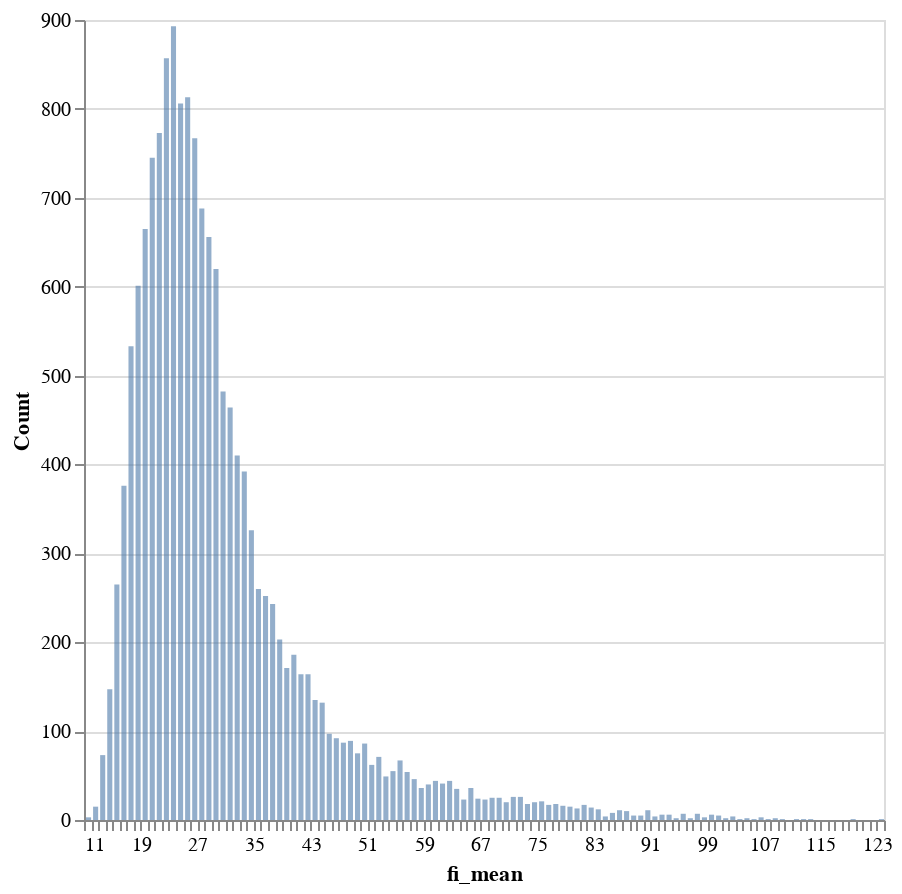

The code cell stored with this chart in its notebook:
### Code cell
alt.Chart(read_df).mark_bar(opacity=0.6).encode(
    alt.X('fi_mean:Q', bin=alt.Bin(maxbins=200), title='fi_mean'),
    alt.Y('count()', title='Count'),
).properties(
    width=400,
    height=400
)

### Figure 1 — Vega specification as saved in the notebook (floating-point values rounded to 4 significant figures)
{"$schema": "https://vega.github.io/schema/vega/v5.json", "data": [{"name": "source_0", "values": [{"__count": 745, "bin_maxbins_200_fi_mean": 20.0, "bin_maxbins_200_fi_mean_end": 21.0}, {"__count": 688, "bin_maxbins_200_fi_mean": 27.0, "bin_maxbins_200_fi_mean_end": 28.0}, {"__count": 773, "bin_maxbins_200_fi_mean": 21.0, "bin_maxbins_200_fi_mean_end": 22.0}, {"__count": 813, "bin_maxbins_200_fi_mean": 25.0, "bin_maxbins_200_fi_mean_end": 26.0}, {"__count": 893, "bin_maxbins_200_fi_mean": 23.0, "bin_maxbins_200_fi_mean_end": 24.0}, {"__count": 186, "bin_maxbins_200_fi_mean": 40.0, "bin_maxbins_200_fi_mean_end": 41.0}, {"__count": 533, "bin_maxbins_200_fi_mean": 17.0, "bin_maxbins_200_fi_mean_end": 18.0}, {"__count": 376, "bin_maxbins_200_fi_mean": 16.0, "bin_maxbins_200_fi_mean_end": 17.0}, {"__count": 265, "bin_maxbins_200_fi_mean": 15.0, "bin_maxbins_200_fi_mean_end": 16.0}, {"__count": 482, "bin_maxbins_200_fi_mean": 30.0, "bin_maxbins_200_fi_mean_end": 31.0}, {"__count": 857, "bin_maxbins_200_fi_mean": 22.0, "bin_maxbins_200_fi_mean_end": 23.0}, {"__count": 326, "bin_maxbins_200_fi_mean": 34.0, "bin_maxbins_200_fi_mean_end": 35.0}, {"__count": 665, "bin_maxbins_200_fi_mean": 19.0, "bin_maxbins_200_fi_mean_end": 20.0}, {"__count": 767, "bin_maxbins_200_fi_mean": 26.0, "bin_maxbins_200_fi_mean_end": 27.0}, {"__count": 601, "bin_maxbins_200_fi_mean": 18.0, "bin_maxbins_200_fi_mean_end": 19.0}, {"__count": 620, "bin_maxbins_200_fi_mean": 29.0, "bin_maxbins_200_fi_mean_end": 30.0}, {"__count": 71, "bin_maxbins_200_fi_mean": 52.0, "bin_maxbins_200_fi_mean_end": 53.0}, {"__count": 806, "bin_maxbins_200_fi_mean": 24.0, "bin_maxbins_200_fi_mean_end": 25.0}, {"__count": 171, "bin_maxbins_200_fi_mean": 39.0, "bin_maxbins_200_fi_mean_end": 40.0}, {"__count": 54, "bin_maxbins_200_fi_mean": 56.0, "bin_maxbins_200_fi_mean_end": 57.0}, {"__count": 252, "bin_maxbins_200_fi_mean": 36.0, "bin_maxbins_200_fi_mean_end": 37.0}, {"__count": 410, "bin_maxbins_200_fi_mean": 32.0, "bin_maxbins_200_fi_mean_end": 33.0}, {"__count": 164, "bin_maxbins_200_fi_mean": 42.0, "bin_maxbins_200_fi_mean_end": 43.0}, {"__count": 260, "bin_maxbins_200_fi_mean": 35.0, "bin_maxbins_200_fi_mean_end": 36.0}, {"__count": 464, "bin_maxbins_200_fi_mean": 31.0, "bin_maxbins_200_fi_mean_end": 32.0}, {"__count": 392, "bin_maxbins_200_fi_mean": 33.0, "bin_maxbins_200_fi_mean_end": 34.0}, {"__count": 656, "bin_maxbins_200_fi_mean": 28.0, "bin_maxbins_200_fi_mean_end": 29.0}, {"__count": 41, "bin_maxbins_200_fi_mean": 61.0, "bin_maxbins_200_fi_mean_end": 62.0}, {"__count": 92, "bin_maxbins_200_fi_mean": 46.0, "bin_maxbins_200_fi_mean_end": 47.0}, {"__count": 132, "bin_maxbins_200_fi_mean": 44.0, "bin_maxbins_200_fi_mean_end": 45.0}, {"__count": 135, "bin_maxbins_200_fi_mean": 43.0, "bin_maxbins_200_fi_mean_end": 44.0}, {"__count": 46, "bin_maxbins_200_fi_mean": 57.0, "bin_maxbins_200_fi_mean_end": 58.0}, {"__count": 18, "bin_maxbins_200_fi_mean": 73.0, "bin_maxbins_200_fi_mean_end": 74.0}, {"__count": 147, "bin_maxbins_200_fi_mean": 14.0, "bin_maxbins_200_fi_mean_end": 15.0}, {"__count": 6, "bin_maxbins_200_fi_mean": 92.0, "bin_maxbins_200_fi_mean_end": 93.0}, {"__count": 89, "bin_maxbins_200_fi_mean": 48.0, "bin_maxbins_200_fi_mean_end": 49.0}, {"__count": 73, "bin_maxbins_200_fi_mean": 13.0, "bin_maxbins_200_fi_mean_end": 14.0}, {"__count": 87, "bin_maxbins_200_fi_mean": 47.0, "bin_maxbins_200_fi_mean_end": 48.0}, {"__count": 97, "bin_maxbins_200_fi_mean": 45.0, "bin_maxbins_200_fi_mean_end": 46.0}, {"__count": 243, "bin_maxbins_200_fi_mean": 37.0, "bin_maxbins_200_fi_mean_end": 38.0}, {"__count": 62, "bin_maxbins_200_fi_mean": 51.0, "bin_maxbins_200_fi_mean_end": 52.0}, {"__count": 75, "bin_maxbins_200_fi_mean": 49.0, "bin_maxbins_200_fi_mean_end": 50.0}, {"__count": 164, "bin_maxbins_200_fi_mean": 41.0, "bin_maxbins_200_fi_mean_end": 42.0}, {"__count": 17, "bin_maxbins_200_fi_mean": 81.0, "bin_maxbins_200_fi_mean_end": 82.0}, {"__count": 203, "bin_maxbins_200_fi_mean": 38.0, "bin_maxbins_200_fi_mean_end": 39.0}, {"__count": 67, "bin_maxbins_200_fi_mean": 55.0, "bin_maxbins_200_fi_mean_end": 56.0}, {"__count": 25, "bin_maxbins_200_fi_mean": 69.0, "bin_maxbins_200_fi_mean_end": 70.0}, {"__count": 55, "bin_maxbins_200_fi_mean": 54.0, "bin_maxbins_200_fi_mean_end": 55.0}, {"__count": 86, "bin_maxbins_200_fi_mean": 50.0, "bin_maxbins_200_fi_mean_end": 51.0}, {"__count": 23, "bin_maxbins_200_fi_mean": 64.0, "bin_maxbins_200_fi_mean_end": 65.0}, {"__count": 26, "bin_maxbins_200_fi_mean": 72.0, "bin_maxbins_200_fi_mean_end": 73.0}, {"__count": 21, "bin_maxbins_200_fi_mean": 75.0, "bin_maxbins_200_fi_mean_end": 76.0}, {"__count": 26, "bin_maxbins_200_fi_mean": 71.0, "bin_maxbins_200_fi_mean_end": 72.0}, {"__count": 6, "bin_maxbins_200_fi_mean": 93.0, "bin_maxbins_200_fi_mean_end": 94.0}, {"__count": 1, "bin_maxbins_200_fi_mean": 111.0, "bin_maxbins_200_fi_mean_end": 112.0}, {"__count": 1, "bin_maxbins_200_fi_mean": 123.0, "bin_maxbins_200_fi_mean_end": 124.0}, {"__count": 15, "bin_maxbins_200_fi_mean": 79.0, "bin_maxbins_200_fi_mean_end": 80.0}, {"__count": 35, "bin_maxbins_200_fi_mean": 63.0, "bin_maxbins_200_fi_mean_end": 64.0}, {"__count": 7, "bin_maxbins_200_fi_mean": 95.0, "bin_maxbins_200_fi_mean_end": 96.0}, {"__count": 44, "bin_maxbins_200_fi_mean": 62.0, "bin_maxbins_200_fi_mean_end": 63.0}, {"__count": 40, "bin_maxbins_200_fi_mean": 59.0, "bin_maxbins_200_fi_mean_end": 60.0}, {"__count": 20, "bin_maxbins_200_fi_mean": 74.0, "bin_maxbins_200_fi_mean_end": 75.0}, {"__count": 15, "bin_maxbins_200_fi_mean": 12.0, "bin_maxbins_200_fi_mean_end": 13.0}, {"__count": 20, "bin_maxbins_200_fi_mean": 70.0, "bin_maxbins_200_fi_mean_end": 71.0}, {"__count": 5, "bin_maxbins_200_fi_mean": 89.0, "bin_maxbins_200_fi_mean_end": 90.0}, {"__count": 11, "bin_maxbins_200_fi_mean": 90.0, "bin_maxbins_200_fi_mean_end": 91.0}, {"__count": 24, "bin_maxbins_200_fi_mean": 66.0, "bin_maxbins_200_fi_mean_end": 67.0}, {"__count": 11, "bin_maxbins_200_fi_mean": 86.0, "bin_maxbins_200_fi_mean_end": 87.0}, {"__count": 14, "bin_maxbins_200_fi_mean": 82.0, "bin_maxbins_200_fi_mean_end": 83.0}, {"__count": 23, "bin_maxbins_200_fi_mean": 67.0, "bin_maxbins_200_fi_mean_end": 68.0}, {"__count": 1, "bin_maxbins_200_fi_mean": 103.0, "bin_maxbins_200_fi_mean_end": 104.0}, {"__count": 44, "bin_maxbins_200_fi_mean": 60.0, "bin_maxbins_200_fi_mean_end": 61.0}, {"__count": 6, "bin_maxbins_200_fi_mean": 99.0, "bin_maxbins_200_fi_mean_end": 100.0}, {"__count": 16, "bin_maxbins_200_fi_mean": 78.0, "bin_maxbins_200_fi_mean_end": 79.0}, {"__count": 49, "bin_maxbins_200_fi_mean": 53.0, "bin_maxbins_200_fi_mean_end": 54.0}, {"__count": 36, "bin_maxbins_200_fi_mean": 58.0, "bin_maxbins_200_fi_mean_end": 59.0}, {"__count": 2, "bin_maxbins_200_fi_mean": 108.0, "bin_maxbins_200_fi_mean_end": 109.0}, {"__count": 25, "bin_maxbins_200_fi_mean": 68.0, "bin_maxbins_200_fi_mean_end": 69.0}, {"__count": 4, "bin_maxbins_200_fi_mean": 102.0, "bin_maxbins_200_fi_mean_end": 103.0}, {"__count": 7, "bin_maxbins_200_fi_mean": 97.0, "bin_maxbins_200_fi_mean_end": 98.0}, {"__count": 1, "bin_maxbins_200_fi_mean": 105.0, "bin_maxbins_200_fi_mean_end": 106.0}, {"__count": 8, "bin_maxbins_200_fi_mean": 85.0, "bin_maxbins_200_fi_mean_end": 86.0}, {"__count": 36, "bin_maxbins_200_fi_mean": 65.0, "bin_maxbins_200_fi_mean_end": 66.0}, {"__count": 5, "bin_maxbins_200_fi_mean": 88.0, "bin_maxbins_200_fi_mean_end": 89.0}, {"__count": 1, "bin_maxbins_200_fi_mean": 113.0, "bin_maxbins_200_fi_mean_end": 114.0}, {"__count": 3, "bin_maxbins_200_fi_mean": 98.0, "bin_maxbins_200_fi_mean_end": 99.0}, {"__count": 18, "bin_maxbins_200_fi_mean": 77.0, "bin_maxbins_200_fi_mean_end": 78.0}, {"__count": 13, "bin_maxbins_200_fi_mean": 80.0, "bin_maxbins_200_fi_mean_end": 81.0}, {"__count": 4, "bin_maxbins_200_fi_mean": 91.0, "bin_maxbins_200_fi_mean_end": 92.0}, {"__count": 1, "bin_maxbins_200_fi_mean": 119.0, "bin_maxbins_200_fi_mean_end": 120.0}, {"__count": 17, "bin_maxbins_200_fi_mean": 76.0, "bin_maxbins_200_fi_mean_end": 77.0}, {"__count": 10, "bin_maxbins_200_fi_mean": 87.0, "bin_maxbins_200_fi_mean_end": 88.0}, {"__count": 3, "bin_maxbins_200_fi_mean": 11.0, "bin_maxbins_200_fi_mean_end": 12.0}, {"__count": 12, "bin_maxbins_200_fi_mean": 83.0, "bin_maxbins_200_fi_mean_end": 84.0}, {"__count": 2, "bin_maxbins_200_fi_mean": 104.0, "bin_maxbins_200_fi_mean_end": 105.0}, {"__count": 2, "bin_maxbins_200_fi_mean": 96.0, "bin_maxbins_200_fi_mean_end": 97.0}, {"__count": 5, "bin_maxbins_200_fi_mean": 100.0, "bin_maxbins_200_fi_mean_end": 101.0}, {"__count": 4, "bin_maxbins_200_fi_mean": 84.0, "bin_maxbins_200_fi_mean_end": 85.0}, {"__count": 2, "bin_maxbins_200_fi_mean": 94.0, "bin_maxbins_200_fi_mean_end": 95.0}, {"__count": 3, "bin_maxbins_200_fi_mean": 106.0, "bin_maxbins_200_fi_mean_end": 107.0}, {"__count": 2, "bin_maxbins_200_fi_mean": 101.0, "bin_maxbins_200_fi_mean_end": 102.0}, {"__count": 1, "bin_maxbins_200_fi_mean": 109.0, "bin_maxbins_200_fi_mean_end": 110.0}, {"__count": 1, "bin_maxbins_200_fi_mean": 107.0, "bin_maxbins_200_fi_mean_end": 108.0}, {"__count": 1, "bin_maxbins_200_fi_mean": 112.0, "bin_maxbins_200_fi_mean_end": 113.0}]}, {"name": "source_0_y_domain___count", "values": [{"min": 1, "max": 893}]}], "signals": [{"name": "bin_maxbins_200_fi_mean_bins", "value": {"fields": ["fi_mean"], "fname": "bin_fi_mean", "start": 11.0, "step": 1.0, "stop": 124.0}}], "marks": [{"type": "rect", "name": "marks", "from": {"data": "source_0"}, "encode": {"update": {"y": {"field": "__count", "scale": "y"}, "y2": {"value": 0, "scale": "y"}, "fill": {"value": "#4c78a8"}, "opacity": {"value": 0.6}, "x": {"field": "bin_maxbins_200_fi_mean_end", "scale": "x", "offset": {"signal": "0.5 + (abs(scale(\"x\", datum[\"bin_maxbins_200_fi_mean_end\"]) - scale(\"x\", datum[\"bin_maxbins_200_fi_mean\"])) < 0.25 ? 0.5 * (0.25 - (abs(scale(\"x\", datum[\"bin_maxbins_200_fi_mean_end\"]) - scale(\"x\", datum[\"bin_maxbins_200_fi_mean\"])))) : -0.5)"}}, "x2": {"field": "bin_maxbins_200_fi_mean", "scale": "x", "offset": {"signal": "0.5 + (abs(scale(\"x\", datum[\"bin_maxbins_200_fi_mean_end\"]) - scale(\"x\", datum[\"bin_maxbins_200_fi_mean\"])) < 0.25 ? -0.5 * (0.25 - (abs(scale(\"x\", datum[\"bin_maxbins_200_fi_mean_end\"]) - scale(\"x\", datum[\"bin_maxbins_200_fi_mean\"])))) : 0.5)"}}}}, "style": ["bar"]}], "scales": [{"name": "x", "type": "linear", "domain": {"signal": "[bin_maxbins_200_fi_mean_bins.start, bin_maxbins_200_fi_mean_bins.stop]"}, "range": [0, {"signal": "width"}], "bins": {"signal": "bin_maxbins_200_fi_mean_bins"}, "zero": false}, {"name": "y", "type": "linear", "domain": [{"signal": "(data(\"source_0_y_domain___count\")[0] || {}).min"}, {"signal": "(data(\"source_0_y_domain___count\")[0] || {}).max"}], "range": [{"signal": "height"}, 0], "nice": true, "zero": true}], "axes": [{"scale": "y", "ticks": false, "aria": false, "zindex": 0, "gridScale": "x", "domain": false, "labels": false, "orient": "left", "grid": true, "minExtent": 0, "tickCount": {"signal": "ceil(height/40)"}, "maxExtent": 0}, {"scale": "x", "tickCount": {"signal": "ceil(width/10)"}, "zindex": 0, "grid": false, "title": "fi_mean", "orient": "bottom", "labelFlush": true, "labelOverlap": true}, {"scale": "y", "orient": "left", "grid": false, "title": "Count", "labelOverlap": true, "tickCount": {"signal": "ceil(height/40)"}, "zindex": 0}], "height": 400, "padding": 5, "width": 400, "background": "white", "style": "cell"}
